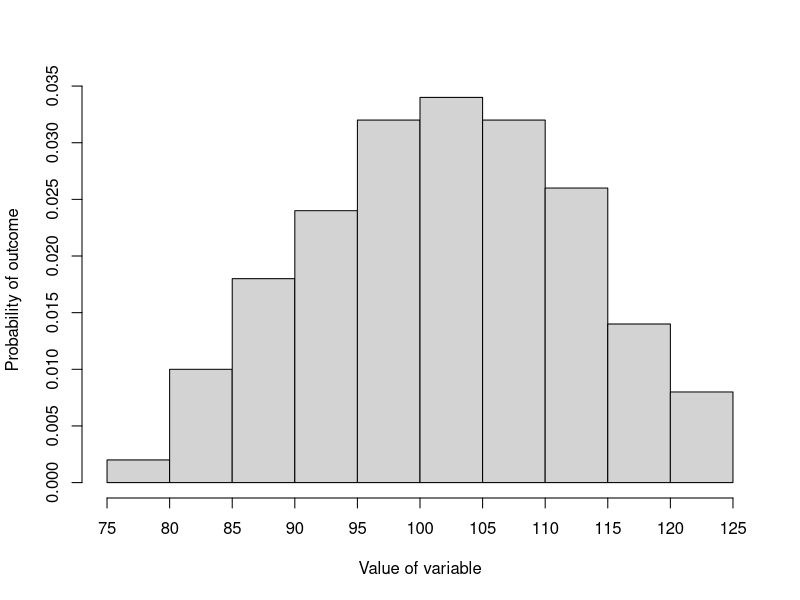
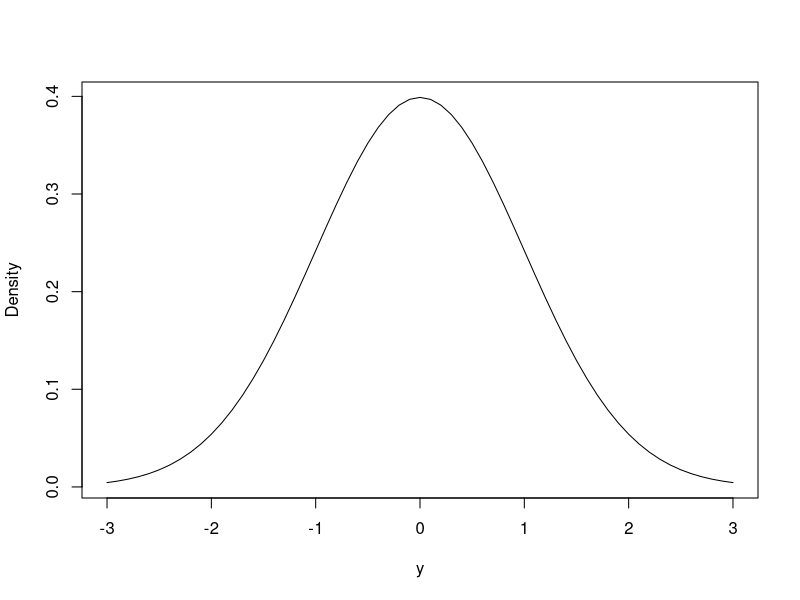
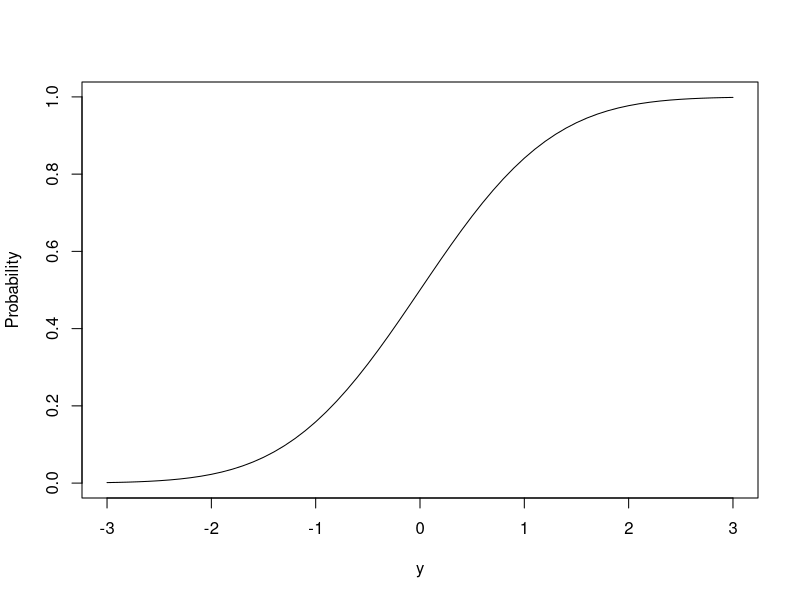
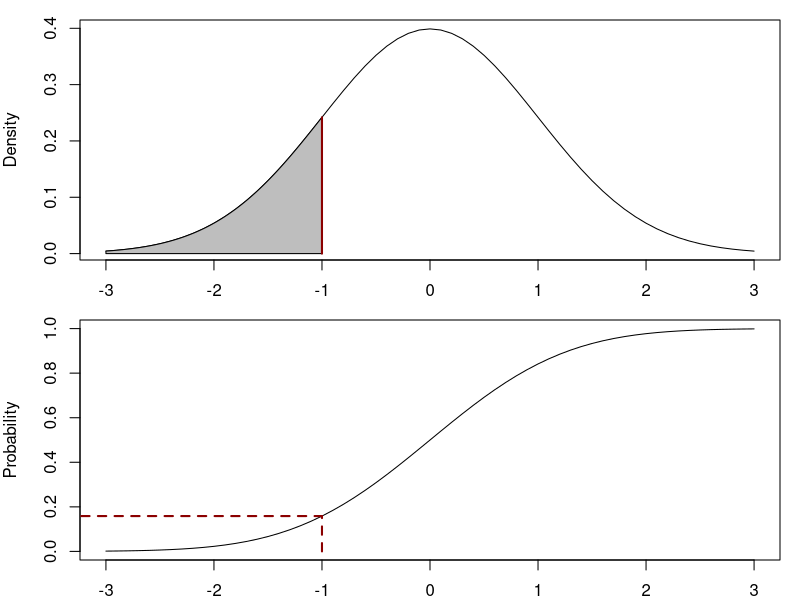
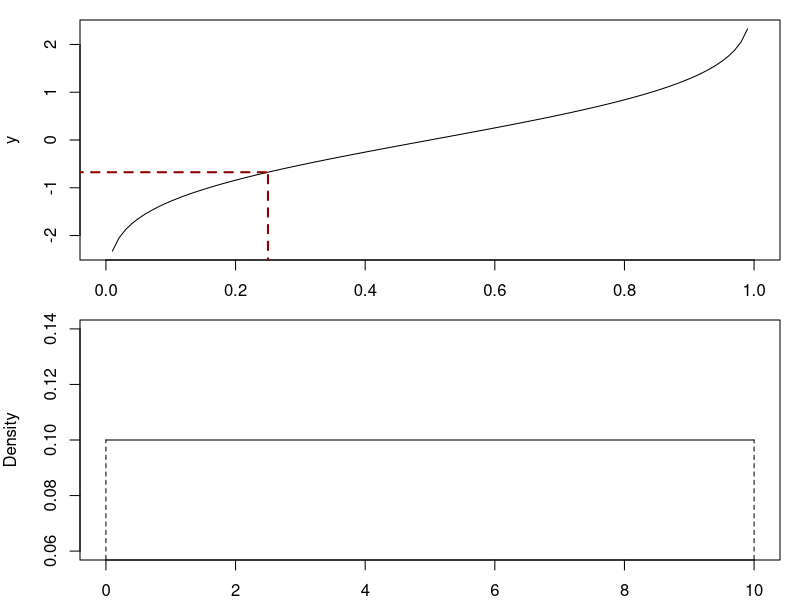
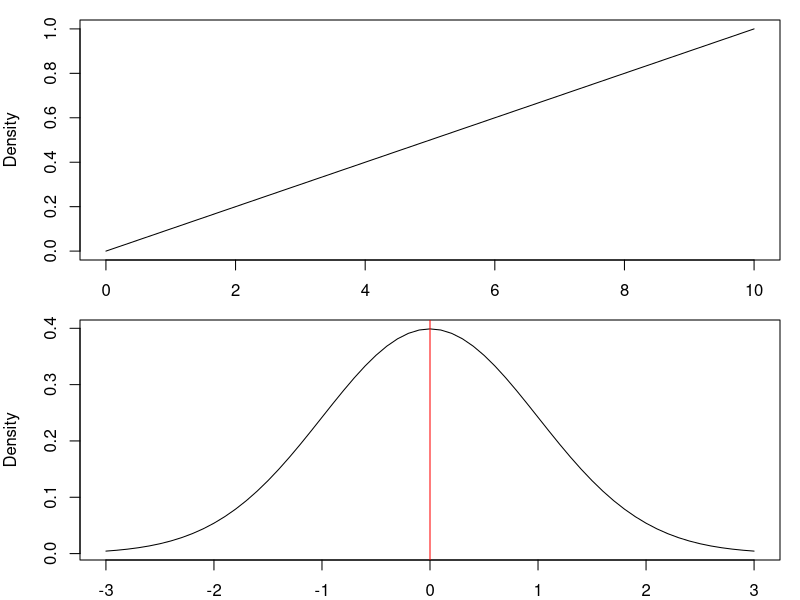

Reproduce these figures in R, in order. (Note: this script raises an error after producing the figures.)
## ---- chunk 1
set.seed(41)
yHist <- hist(rnorm(100,100,10), probability=TRUE, main="",
              xlab="Value of variable", ylab="Probability of outcome",
              axes=FALSE)
axis(side=2)
axis(side=1, at=yHist$breaks)
## ---- chunk 2
plot(seq(-3,3,0.1),dnorm(seq(-3,3,0.1)),type="l",ylab="Density",xlab="y",main="")
## ---- chunk 3
plot(seq(-3,3,0.1),pnorm(seq(-3,3,0.1)),type="l",ylab="Probability",xlab="y",main="")
## ---- chunk 4
par(mfcol=c(2,1), mar=c(2,4,1,1))
plot(seq(-3,3,0.1),dnorm(seq(-3,3,0.1)),type="l",ylab="Density",xlab="y",main="")
polygon(c(seq(-3,-1,0.01),rev(seq(-3,-1,0.01))),
        c(dnorm(seq(-3,-1,0.01)), rep(0,length(seq(-3,-1,0.01)))), col="grey")
lines(c(-1,-1),c(0,dnorm(-1)),col="darkred",lwd=2,lty=1)

plot(seq(-3,3,0.1),pnorm(seq(-3,3,0.1)),type="l",ylab="Probability",xlab="y",main="")
lines(c(-1,-1),c(0,pnorm(-1)),col="darkred",lwd=2,lty=2)
lines(c(-4,-1),c(pnorm(-1),pnorm(-1)),col="darkred",lwd=2,lty=2)
## ---- chunk 5
plot(seq(0,1,0.01),qnorm(seq(0,1,0.01)),type="l",ylab="y",xlab="Probability",main="")
lines(c(0.25,0.25),c(-3,qnorm(0.25)),col="darkred",lwd=2,lty=2)
lines(c(-1,0.25),c(qnorm(0.25),qnorm(0.25)),col="darkred",lwd=2,lty=2)
## ---- chunk 6
plot(seq(0,10,by=0.1),dunif(seq(0,10,by=0.1),0,10),
     ylab="Density",xlab="y", type="l")
lines(c(0,0), c(0,0.1), lty=2)
lines(c(10,10), c(0,0.1), lty=2)
## ---- chunk 7
plot(seq(0,10,by=0.1),punif(seq(0,10,by=0.1),0,10),
     ylab="Density",xlab="y", type="l")
## ---- chunk 8
plot(seq(-3,3,0.1),dnorm(seq(-3,3,0.1)),type="l",ylab="Density",xlab="y",main="")
abline(v=0, col="red")
text(0.5,0.05,TeX("$\\mu =0$"))
## ---- chunk 9
plot(seq(-3,3,0.1),pnorm(seq(-3,3,0.1)),type="l",ylab="Density",xlab="y",main="")
# abline(v=0, col="red")
# text(0.5,0.05,TeX("$\\mu =0$"))
## ---- chunk 10
pnorm(30, 20, 10) - pnorm(20, 20, 10)
